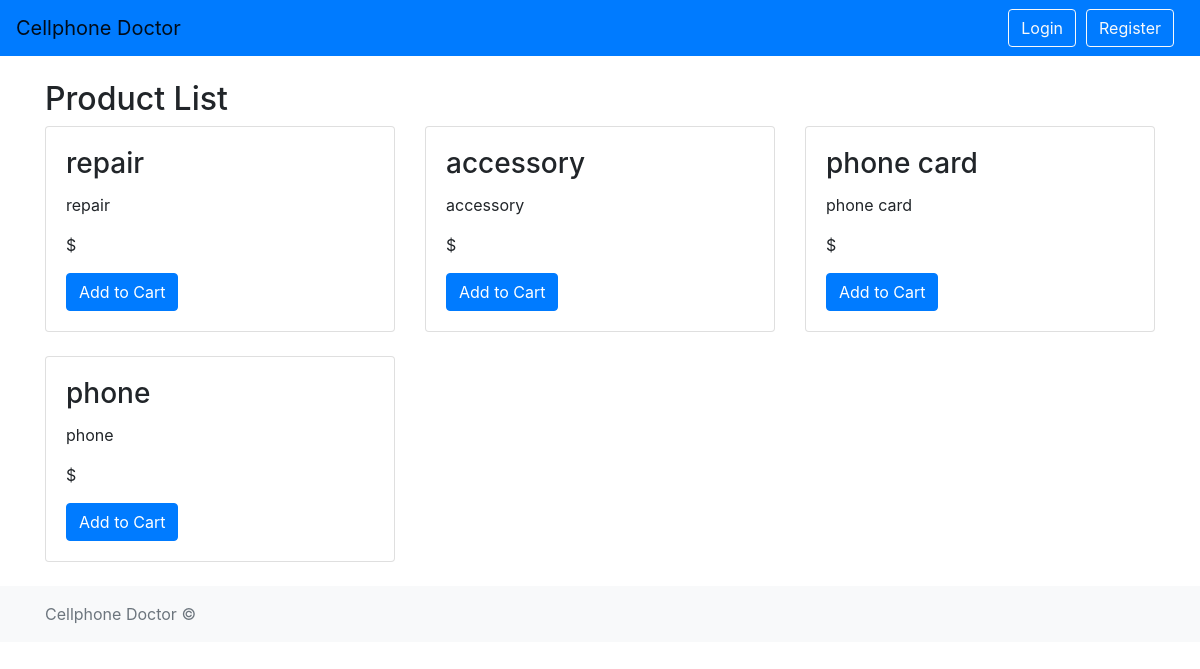
The page /shop/ on the database as committed earlier.
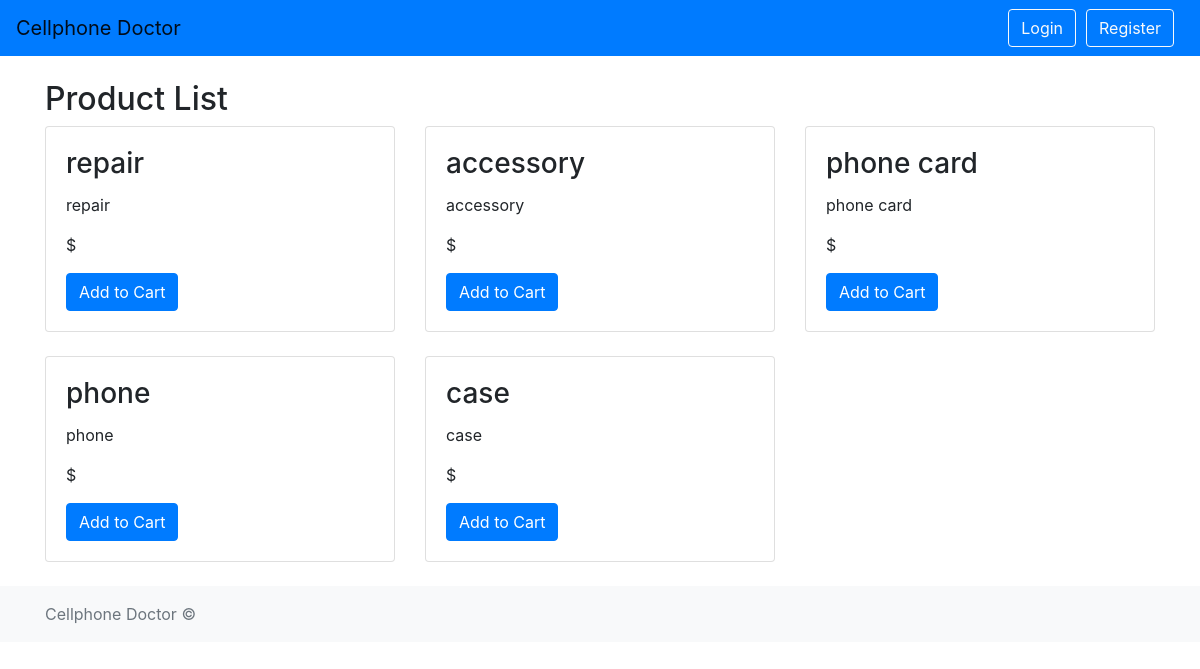
The same page on the database as committed later.
### shop/models.py (models this page shows, shortened)
class Product(models.Model):
    name = models.CharField(max_length=255)
    description = models.TextField()
    product_price = models.DecimalField(max_digits=10, decimal_places=2)
    image = models.ImageField(upload_to='products/', null=True, blank=True)

### shop/views.py (the view)
# urls.py: path('', views.product_list, name='product_list'),
def product_list(request):
    products = Product.objects.all()
    return render(request, 'shop/product_list.html', {'products': products})

### shop/templates/shop/product_list.html
{% extends 'base.html' %}
{% block content %}
  <h2>Product List</h2>
  <div class="row">
    {% for product in products %}
      <div class="col-md-4 mb-4">
        <div class="card">
          <div class="card-body">
            <h3 class="card-title">{{ product.name }}</h3>
            <p class="card-text">{{ product.description }}</p>
            <p class="card-text">${{ product.price }}</p>
            <a href="{% url 'shop:add_to_cart' product.id %}" class="btn btn-primary">Add to Cart</a>
          </div>
        </div>
      </div>
    {% empty %}
      <div class="col-12">
        <p>No products available.</p>
      </div>
    {% endfor %}
  </div>
{% endblock %}

Rows that differ between the two databases and show on the page:
added Product: name "case", description "case"
